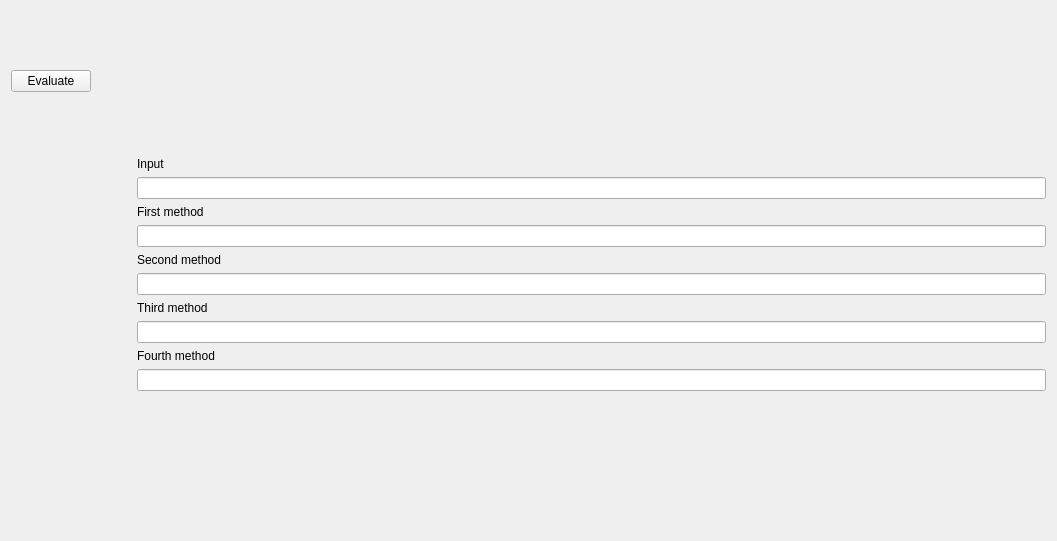
<?xml version="1.0" encoding="UTF-8"?>
<ui version="4.0">
 <class>Widget</class>
 <widget class="QWidget" name="Widget">
  <property name="geometry">
   <rect>
    <x>0</x>
    <y>0</y>
    <width>1057</width>
    <height>541</height>
   </rect>
  </property>
  <property name="windowTitle">
   <string>Widget</string>
  </property>
  <layout class="QGridLayout" name="gridLayout">
   <item row="11" column="2">
    <spacer name="verticalSpacer">
     <property name="orientation">
      <enum>Qt::Vertical</enum>
     </property>
     <property name="sizeHint" stdset="0">
      <size>
       <width>20</width>
       <height>40</height>
      </size>
     </property>
    </spacer>
   </item>
   <item row="1" column="2">
    <widget class="QLabel" name="label">
     <property name="text">
      <string>Input</string>
     </property>
    </widget>
   </item>
   <item row="6" column="2">
    <widget class="QLineEdit" name="lineEdit_2"/>
   </item>
   <item row="3" column="2">
    <widget class="QLabel" name="label_2">
     <property name="text">
      <string>First method</string>
     </property>
    </widget>
   </item>
   <item row="5" column="2">
    <widget class="QLabel" name="label_3">
     <property name="text">
      <string>Second method</string>
     </property>
    </widget>
   </item>
   <item row="0" column="2">
    <spacer name="verticalSpacer_2">
     <property name="orientation">
      <enum>Qt::Vertical</enum>
     </property>
     <property name="sizeHint" stdset="0">
      <size>
       <width>20</width>
       <height>40</height>
      </size>
     </property>
    </spacer>
   </item>
   <item row="0" column="0">
    <widget class="QPushButton" name="evaluateButton">
     <property name="text">
      <string>Evaluate</string>
     </property>
    </widget>
   </item>
   <item row="8" column="2">
    <widget class="QLineEdit" name="lineEdit_3"/>
   </item>
   <item row="10" column="2">
    <widget class="QLineEdit" name="lineEdit_4"/>
   </item>
   <item row="2" column="2">
    <widget class="QLineEdit" name="inputLineEdit"/>
   </item>
   <item row="7" column="2">
    <widget class="QLabel" name="label_4">
     <property name="text">
      <string>Third method</string>
     </property>
    </widget>
   </item>
   <item row="4" column="2">
    <widget class="QLineEdit" name="lineEdit_1"/>
   </item>
   <item row="0" column="1">
    <spacer name="horizontalSpacer">
     <property name="orientation">
      <enum>Qt::Horizontal</enum>
     </property>
     <property name="sizeType">
      <enum>QSizePolicy::Minimum</enum>
     </property>
     <property name="sizeHint" stdset="0">
      <size>
       <width>40</width>
       <height>20</height>
      </size>
     </property>
    </spacer>
   </item>
   <item row="9" column="2">
    <widget class="QLabel" name="label_5">
     <property name="text">
      <string>Fourth method</string>
     </property>
    </widget>
   </item>
  </layout>
 </widget>
 <resources/>
 <connections/>
</ui>
